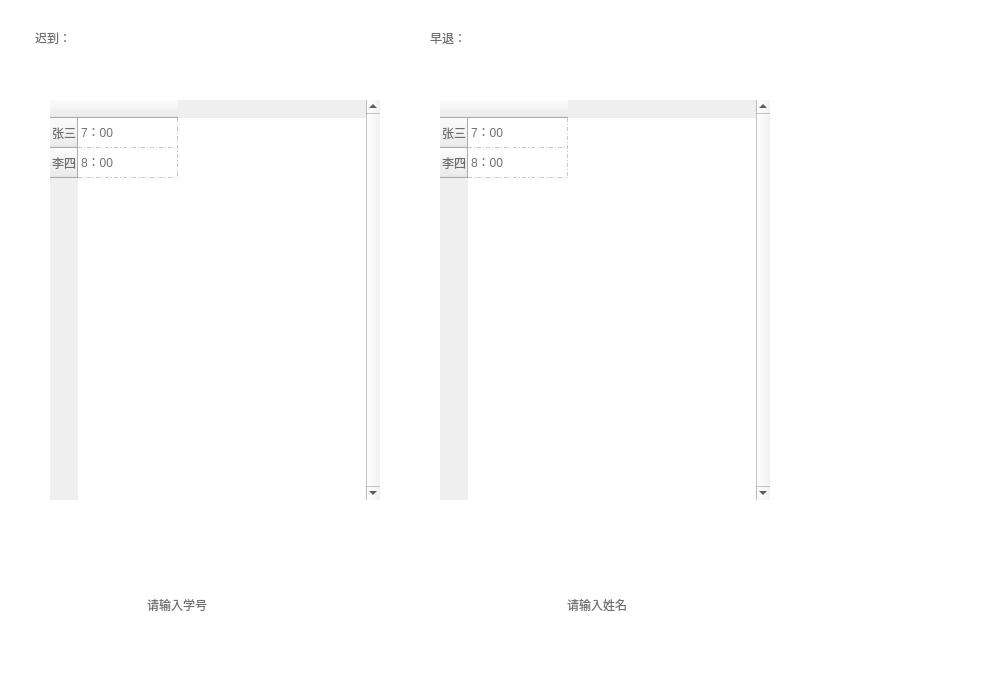
<?xml version="1.0" encoding="UTF-8"?>
<ui version="4.0">
 <class>operate</class>
 <widget class="QMainWindow" name="operate">
  <property name="geometry">
   <rect>
    <x>0</x>
    <y>0</y>
    <width>1000</width>
    <height>675</height>
   </rect>
  </property>
  <property name="windowTitle">
   <string>MainWindow</string>
  </property>
  <property name="styleSheet">
   <string notr="true">QWidget#centralwidget
{
background-color: rgb(255, 255, 255);
}</string>
  </property>
  <widget class="QWidget" name="centralwidget">
   <widget class="QLabel" name="come_late_text">
    <property name="geometry">
     <rect>
      <x>35</x>
      <y>15</y>
      <width>105</width>
      <height>46</height>
     </rect>
    </property>
    <property name="styleSheet">
     <string notr="true">font: 75 35px &quot;微软雅黑&quot;;
color: rgb(112, 112, 112);
</string>
    </property>
    <property name="text">
     <string>迟到：</string>
    </property>
   </widget>
   <widget class="QLabel" name="leave_early_text">
    <property name="geometry">
     <rect>
      <x>430</x>
      <y>15</y>
      <width>105</width>
      <height>46</height>
     </rect>
    </property>
    <property name="styleSheet">
     <string notr="true">font: 75 35px &quot;微软雅黑&quot;;
color: rgb(112, 112, 112);
</string>
    </property>
    <property name="text">
     <string>早退：</string>
    </property>
   </widget>
   <widget class="QToolButton" name="search">
    <property name="geometry">
     <rect>
      <x>800</x>
      <y>30</y>
      <width>200</width>
      <height>180</height>
     </rect>
    </property>
    <property name="text">
     <string/>
    </property>
    <property name="icon">
     <iconset resource="rsc.qrc">
      <normaloff>:/img/find.png</normaloff>:/img/find.png</iconset>
    </property>
    <property name="iconSize">
     <size>
      <width>240</width>
      <height>180</height>
     </size>
    </property>
    <property name="autoRaise">
     <bool>true</bool>
    </property>
   </widget>
   <widget class="QToolButton" name="today">
    <property name="geometry">
     <rect>
      <x>800</x>
      <y>225</y>
      <width>200</width>
      <height>180</height>
     </rect>
    </property>
    <property name="text">
     <string/>
    </property>
    <property name="icon">
     <iconset resource="rsc.qrc">
      <normaloff>:/img/tody.png</normaloff>:/img/tody.png</iconset>
    </property>
    <property name="iconSize">
     <size>
      <width>240</width>
      <height>180</height>
     </size>
    </property>
    <property name="autoRaise">
     <bool>true</bool>
    </property>
   </widget>
   <widget class="QToolButton" name="delinfo">
    <property name="geometry">
     <rect>
      <x>800</x>
      <y>420</y>
      <width>200</width>
      <height>180</height>
     </rect>
    </property>
    <property name="text">
     <string/>
    </property>
    <property name="icon">
     <iconset resource="rsc.qrc">
      <normaloff>:/img/del.png</normaloff>:/img/del.png</iconset>
    </property>
    <property name="iconSize">
     <size>
      <width>240</width>
      <height>180</height>
     </size>
    </property>
    <property name="autoRaise">
     <bool>true</bool>
    </property>
   </widget>
   <widget class="QToolButton" name="out">
    <property name="geometry">
     <rect>
      <x>860</x>
      <y>607</y>
      <width>150</width>
      <height>60</height>
     </rect>
    </property>
    <property name="text">
     <string/>
    </property>
    <property name="icon">
     <iconset resource="rsc.qrc">
      <normaloff>:/img/out.png</normaloff>:/img/out.png</iconset>
    </property>
    <property name="iconSize">
     <size>
      <width>147</width>
      <height>70</height>
     </size>
    </property>
    <property name="autoRaise">
     <bool>true</bool>
    </property>
   </widget>
   <widget class="QLabel" name="leave_early">
    <property name="geometry">
     <rect>
      <x>401</x>
      <y>80</y>
      <width>390</width>
      <height>460</height>
     </rect>
    </property>
    <property name="text">
     <string/>
    </property>
    <property name="pixmap">
     <pixmap resource="rsc.qrc">:/img/list.png</pixmap>
    </property>
   </widget>
   <widget class="QLabel" name="come_late">
    <property name="geometry">
     <rect>
      <x>10</x>
      <y>80</y>
      <width>390</width>
      <height>460</height>
     </rect>
    </property>
    <property name="text">
     <string/>
    </property>
    <property name="pixmap">
     <pixmap resource="rsc.qrc">:/img/list.png</pixmap>
    </property>
   </widget>
   <widget class="QLabel" name="num">
    <property name="geometry">
     <rect>
      <x>10</x>
      <y>570</y>
      <width>345</width>
      <height>75</height>
     </rect>
    </property>
    <property name="text">
     <string/>
    </property>
    <property name="pixmap">
     <pixmap resource="rsc.qrc">:/img/num_in.png</pixmap>
    </property>
   </widget>
   <widget class="QLabel" name="name">
    <property name="geometry">
     <rect>
      <x>430</x>
      <y>570</y>
      <width>345</width>
      <height>75</height>
     </rect>
    </property>
    <property name="text">
     <string/>
    </property>
    <property name="pixmap">
     <pixmap resource="rsc.qrc">:/img/name_in.png</pixmap>
    </property>
   </widget>
   <widget class="QLineEdit" name="num_Edit">
    <property name="geometry">
     <rect>
      <x>145</x>
      <y>591</y>
      <width>125</width>
      <height>33</height>
     </rect>
    </property>
    <property name="styleSheet">
     <string notr="true">font: 25px &quot;微软雅黑&quot;;
color: rgb(112, 112, 112);</string>
    </property>
    <property name="text">
     <string>请输入学号</string>
    </property>
    <property name="frame">
     <bool>false</bool>
    </property>
   </widget>
   <widget class="QLineEdit" name="name_Edit">
    <property name="geometry">
     <rect>
      <x>565</x>
      <y>591</y>
      <width>125</width>
      <height>33</height>
     </rect>
    </property>
    <property name="styleSheet">
     <string notr="true">font: 25px &quot;微软雅黑&quot;;
color: rgb(112, 112, 112);</string>
    </property>
    <property name="text">
     <string>请输入姓名</string>
    </property>
    <property name="frame">
     <bool>false</bool>
    </property>
   </widget>
   <widget class="QTableWidget" name="list1">
    <property name="geometry">
     <rect>
      <x>50</x>
      <y>100</y>
      <width>330</width>
      <height>400</height>
     </rect>
    </property>
    <property name="autoFillBackground">
     <bool>false</bool>
    </property>
    <property name="styleSheet">
     <string notr="true">font: 75 25px &quot;微软雅黑&quot;;
color: rgb(112, 112, 112);</string>
    </property>
    <property name="frameShape">
     <enum>QFrame::NoFrame</enum>
    </property>
    <property name="verticalScrollBarPolicy">
     <enum>Qt::ScrollBarAlwaysOn</enum>
    </property>
    <property name="horizontalScrollBarPolicy">
     <enum>Qt::ScrollBarAlwaysOff</enum>
    </property>
    <property name="sizeAdjustPolicy">
     <enum>QAbstractScrollArea::AdjustIgnored</enum>
    </property>
    <property name="autoScrollMargin">
     <number>10</number>
    </property>
    <property name="dragEnabled">
     <bool>false</bool>
    </property>
    <property name="selectionMode">
     <enum>QAbstractItemView::NoSelection</enum>
    </property>
    <property name="showGrid">
     <bool>true</bool>
    </property>
    <property name="gridStyle">
     <enum>Qt::DashDotLine</enum>
    </property>
    <property name="wordWrap">
     <bool>true</bool>
    </property>
    <attribute name="verticalHeaderShowSortIndicator" stdset="0">
     <bool>false</bool>
    </attribute>
    <row>
     <property name="text">
      <string>张三</string>
     </property>
    </row>
    <row>
     <property name="text">
      <string>李四</string>
     </property>
    </row>
    <column>
     <property name="text">
      <string/>
     </property>
    </column>
    <item row="0" column="0">
     <property name="text">
      <string>7：00</string>
     </property>
    </item>
    <item row="1" column="0">
     <property name="text">
      <string>8：00</string>
     </property>
    </item>
   </widget>
   <widget class="QTableWidget" name="list2">
    <property name="geometry">
     <rect>
      <x>440</x>
      <y>100</y>
      <width>330</width>
      <height>400</height>
     </rect>
    </property>
    <property name="autoFillBackground">
     <bool>false</bool>
    </property>
    <property name="styleSheet">
     <string notr="true">font: 75 25px &quot;微软雅黑&quot;;
color: rgb(112, 112, 112);</string>
    </property>
    <property name="frameShape">
     <enum>QFrame::NoFrame</enum>
    </property>
    <property name="frameShadow">
     <enum>QFrame::Plain</enum>
    </property>
    <property name="lineWidth">
     <number>1</number>
    </property>
    <property name="verticalScrollBarPolicy">
     <enum>Qt::ScrollBarAlwaysOn</enum>
    </property>
    <property name="horizontalScrollBarPolicy">
     <enum>Qt::ScrollBarAlwaysOff</enum>
    </property>
    <property name="sizeAdjustPolicy">
     <enum>QAbstractScrollArea::AdjustIgnored</enum>
    </property>
    <property name="autoScrollMargin">
     <number>10</number>
    </property>
    <property name="showGrid">
     <bool>true</bool>
    </property>
    <property name="gridStyle">
     <enum>Qt::DashDotLine</enum>
    </property>
    <property name="wordWrap">
     <bool>true</bool>
    </property>
    <attribute name="verticalHeaderShowSortIndicator" stdset="0">
     <bool>false</bool>
    </attribute>
    <row>
     <property name="text">
      <string>张三</string>
     </property>
    </row>
    <row>
     <property name="text">
      <string>李四</string>
     </property>
    </row>
    <column>
     <property name="text">
      <string/>
     </property>
    </column>
    <item row="0" column="0">
     <property name="text">
      <string>7：00</string>
     </property>
    </item>
    <item row="1" column="0">
     <property name="text">
      <string>8：00</string>
     </property>
    </item>
   </widget>
  </widget>
 </widget>
 <resources>
  <include location="rsc.qrc"/>
 </resources>
 <connections/>
</ui>
